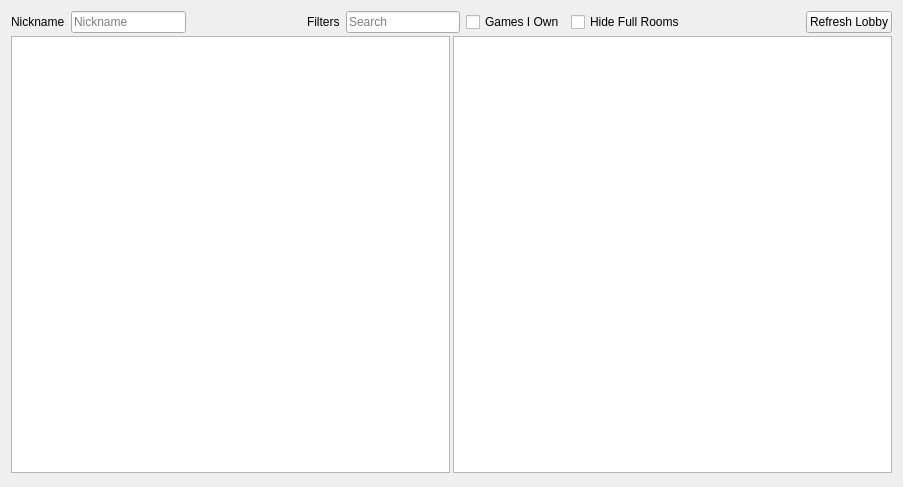
<?xml version="1.0" encoding="UTF-8"?>
<ui version="4.0">
 <class>Lobby</class>
 <widget class="QWidget" name="Lobby">
  <property name="geometry">
   <rect>
    <x>0</x>
    <y>0</y>
    <width>903</width>
    <height>487</height>
   </rect>
  </property>
  <property name="windowTitle">
   <string>Public Room Browser</string>
  </property>
  <layout class="QVBoxLayout" name="verticalLayout">
   <item>
    <layout class="QVBoxLayout" name="verticalLayout_2">
     <property name="spacing">
      <number>3</number>
     </property>
     <item>
      <layout class="QHBoxLayout" name="horizontalLayout_3">
       <property name="spacing">
        <number>6</number>
       </property>
       <item>
        <layout class="QHBoxLayout" name="horizontalLayout_5">
         <item>
          <widget class="QLabel" name="label">
           <property name="text">
            <string>Nickname</string>
           </property>
          </widget>
         </item>
         <item>
          <widget class="QLineEdit" name="nickname">
           <property name="placeholderText">
            <string>Nickname</string>
           </property>
          </widget>
         </item>
         <item>
          <spacer name="horizontalSpacer_2">
           <property name="orientation">
            <enum>Qt::Horizontal</enum>
           </property>
           <property name="sizeHint" stdset="0">
            <size>
             <width>40</width>
             <height>20</height>
            </size>
           </property>
          </spacer>
         </item>
         <item>
          <widget class="QLabel" name="label_2">
           <property name="text">
            <string>Filters</string>
           </property>
          </widget>
         </item>
         <item>
          <widget class="QLineEdit" name="search">
           <property name="placeholderText">
            <string>Search</string>
           </property>
           <property name="clearButtonEnabled">
            <bool>true</bool>
           </property>
          </widget>
         </item>
         <item>
          <widget class="QCheckBox" name="games_owned">
           <property name="text">
            <string>Games I Own</string>
           </property>
          </widget>
         </item>
         <item>
          <widget class="QCheckBox" name="hide_full">
           <property name="text">
            <string>Hide Full Rooms</string>
           </property>
          </widget>
         </item>
         <item>
          <spacer name="horizontalSpacer">
           <property name="orientation">
            <enum>Qt::Horizontal</enum>
           </property>
           <property name="sizeHint" stdset="0">
            <size>
             <width>40</width>
             <height>20</height>
            </size>
           </property>
          </spacer>
         </item>
         <item>
          <widget class="QPushButton" name="refresh_list">
           <property name="text">
            <string>Refresh Lobby</string>
           </property>
          </widget>
         </item>
        </layout>
       </item>
      </layout>
     </item>
     <item>
      <layout class="QHBoxLayout">
       <item>
        <widget class="QTreeView" name="lobby_list"/>
       </item>
       <item>
        <widget class="QTreeView" name="room_list"/>
       </item>
      </layout>
     </item>
     <item>
      <widget class="QWidget" name="widget" native="true"/>
     </item>
    </layout>
   </item>
  </layout>
 </widget>
 <resources/>
 <connections/>
</ui>
